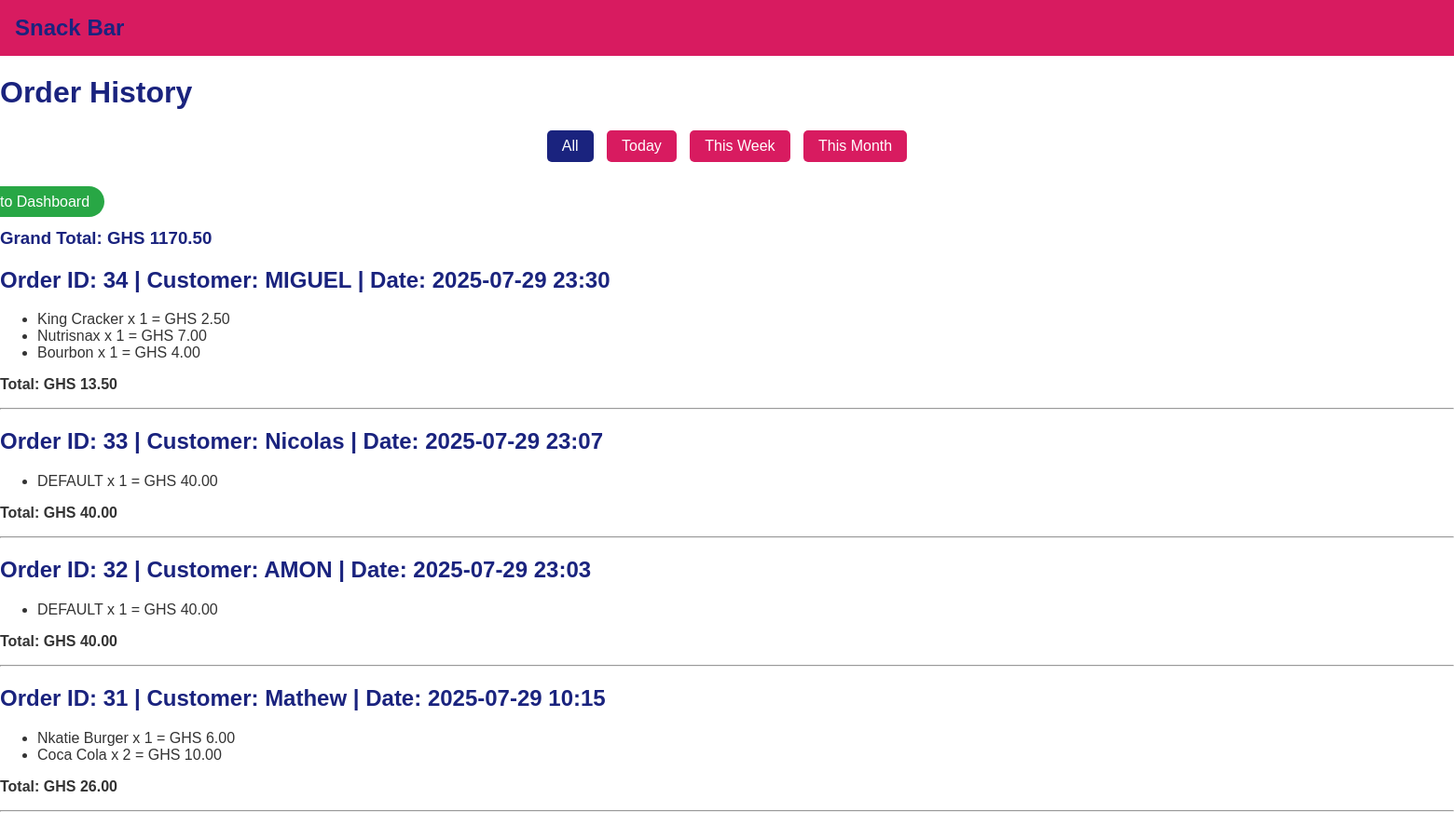
/orders/ (signed in, upper part), run on an earlier commit of the app's database.
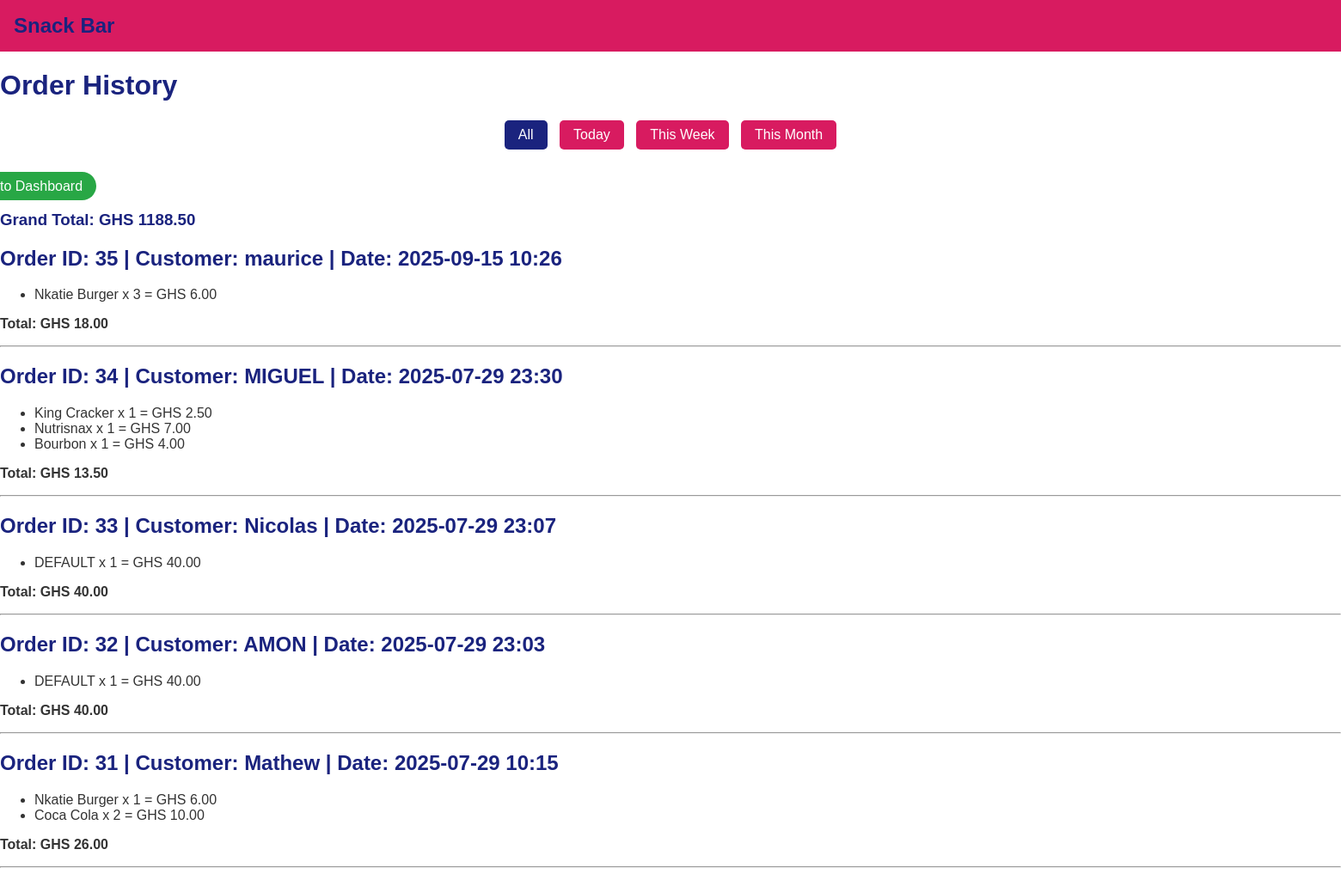
And on a later commit of the database.
### main/models.py (models this page shows, shortened)
class Order(models.Model):
    customer_name = models.CharField(max_length=100)
    created_at = models.DateTimeField(auto_now_add=True)

class OrderItem(models.Model):
    order = models.ForeignKey(Order, related_name='items', on_delete=models.CASCADE)
    item_name = models.CharField(max_length=100)
    price = models.DecimalField(max_digits=6, decimal_places=2)
    quantity = models.PositiveIntegerField()

### main/views.py (the view)
# urls.py: path('orders/', views.order_history, name='order_history'),
@staff_member_required
@login_required
def order_history(request):
    filter_option = request.GET.get('filter', 'all')
    orders = Order.objects.prefetch_related('items').annotate(
        total=Sum(F('items__price') * F('items__quantity'), output_field=FloatField())
    ).order_by('-created_at')
    today = timezone.now().date()
    if filter_option == 'today':
        orders = orders.filter(created_at__date=today)
    elif filter_option == 'week':
        start_week = today - timedelta(days=today.weekday())
        orders = orders.filter(created_at__date__gte=start_week)
    elif filter_option == 'month':
        orders = orders.filter(created_at__month=today.month, created_at__year=today.year)
    grand_total = sum(order.total or 0 for order in orders)
    return render(request, 'main/order_history.html', {
        'orders': orders,
        'filter': filter_option,
        'grand_total': grand_total,
    })

### main/templates/main/order_history.html (shortened to what this page needs)
{% load static %}
<!DOCTYPE html>
<html lang="en">
<head>
    <link rel="stylesheet" href="{% static 'main/style.css' %}">
</head>
<body>
    <nav>
        <h1>Snack Bar</h1>
    </nav>
    <main>
        {% block content %}
          <h1>Order History</h1>
          <div class="filter-buttons">
            <form method="get">
              <button type="submit" name="filter" value="all"
                {% if request.GET.filter == "all" or not request.GET.filter %}class="active"{% endif %}>
                All
              </button>
              <button type="submit" name="filter" value="today"
                {% if request.GET.filter == "today" %}class="active"{% endif %}>
                Today
              </button>
              <button type="submit" name="filter" value="week"
                {% if request.GET.filter == "week" %}class="active"{% endif %}>
                This Week
              </button>
              <button type="submit" name="filter" value="month"
                {% if request.GET.filter == "month" %}class="active"{% endif %}>
                This Month
              </button>
            </form>
          </div>
          <div> <a href="{% url 'admin_dashboard' %}" style="margin-left: 105rem; padding: 0.5rem 1rem; background-color: #28a745; color: white; text-decoration: none; border-radius: 20px;">Return to Dashboard</a></div>
          <h3>Grand Total: GHS {{ grand_total|floatformat:2 }}</h3>
          {% if orders %}
            {% for order in orders %}
              <div class="order">
                <h2>Order ID: {{ order.id }} | Customer: {{ order.customer_name }} | Date: {{ order.created_at|date:"Y-m-d H:i" }}</h2>
                <ul>
                  {% for item in order.items.all %}
                    <li>{{ item.item_name }} x {{ item.quantity }} = GHS {{ item.price|floatformat:2 }}</li>
                  {% endfor %}
                </ul>
                <p><strong>Total: GHS {{ order.total|floatformat:2 }}</strong></p>
              </div>
              <hr>
            {% endfor %}
          {% else %}
            <p>No orders yet.</p>
          {% endif %}
        {% endblock %}
    </main>
</body>
</html>

What changed in the data, as far as the page shows it:
added Order: id "35", customer_name "maurice", created_at "2025-09-15 10:26", total "18.00"
added OrderItem: item_name "Nkatie Burger", quantity "3", price "6.00", shown under "35"
Also different on the page:
{{ grand_total|floatformat:2 }}: "1170.50" → "1188.50"
